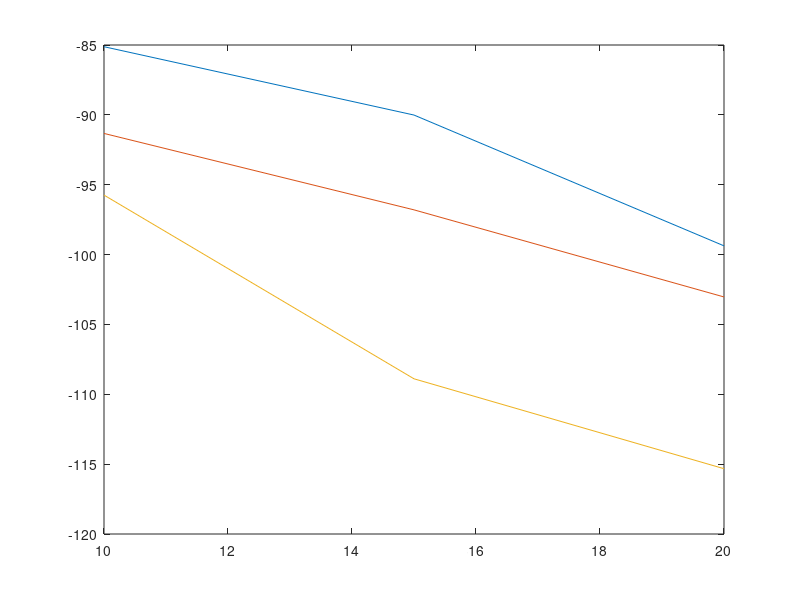

This figure's MATLAB source: (Note: this script raises an error after producing the figure.)
clear;
load("meanUsrpData.mat");

figure;
plot([10 15 20],meanUsrpData(:,1:3));
semiPlots;
f.Position = [4 4 2.5 2];
xticks([10 15 20]);
ylim([-125 -75]);
yticks([-120 -110 -100 -90 -80]);
xlabel('gNB-RAS Distance (m)');
ylabel('Interference Power (dBW)');
leg = legend("No Null","w_{mmn}","w_{heu}",'location','best');
leg.ItemTokenSize = [10 18];
leg.FontSize = 7;
leg.Orientation = 'horizontal';

figure;
plot([10 15 20],meanUsrpData(:,4:6));
semiPlots;
f.Position = [4 4 2.5 2];
xticks([10 15 20]);
ylim([0 25]);
yticks([0 5 10 15 20 25]);
xlabel('gNB-RAS Distance (m)');
ylabel('UE SNR (dB)');
leg = legend("No Null","w_{mmn}","w_{heu}",'location','best');
leg.ItemTokenSize = [10 18];
leg.FontSize = 7;
leg.Orientation = 'horizontal';